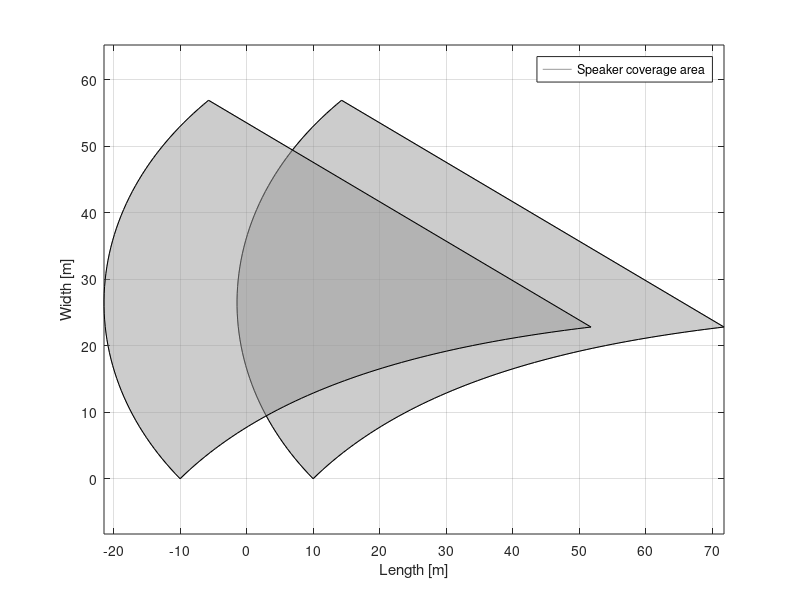

Source code (MATLAB):

%%






clear 
v = 10;
wind = pi/2;
c_r = 343;
step = 65;
speaker_dis = 20;
%dis = 0.029;

front = [0; 1];
point_l = [0; 0];
%direction(:,1) = [-0.9; 0.1]
a_direction(:,1) = [-0.707; 0.707]
a_direction(:,1) = 1/norm(a_direction(:,1),2)*a_direction(:,1)
leng_l(1) = norm(a_direction(:,1),2)

theta(1) = sign(a_direction(1,1))*acos((a_direction(:,1)'*[0 1]')/(norm(a_direction(:,1))*1)); %asin((dis)/(1));
for i=1:step  
d(:,i) = [v * (1/(c_r+v*sin(theta(i)))) * sin(wind); v * (1/(c_r+v*sin(theta(i)))) * cos(wind)]; 
p(:,i) = (d(:,i)' * (-a_direction(:,i)))/norm(a_direction(:,i))^2 * (-a_direction(:,i));
e(:,i) = d(:,i) - p(:,i);
phi(i) = asin(norm(e(:,i)));
a(:,i) = a_direction(:,i) * cos(phi(i));
w(:,i) = a(:,i) + e(:,i);
theta(i+1) = sign(w(1,i)) * acos(((w(:,i)'*front)) / (norm(w(:,i))*norm(front)));
a_direction(:,i+1) = w(:,i);

leng_l(i+1) = norm(w(:,i),2);
point_l(:,i+1) = point_l(:,i)+w(:,i);
dis_l(:,i) = ((w(:,i)'*front)/(norm(front)^2))*(front); 
t_l(:,i) = (1/(c_r+v*sin(theta(i))))*sin(wind);
end
%%
point_r = [0; 0];
%direction(:,1) = [0.9; 0.1]
a_direction(:,1) = [0.707; 0.707]
a_direction(:,1) = 1/norm(a_direction(:,1),2)*a_direction(:,1)
leng_r(1) = norm(a_direction(:,1),2)

theta(1) = sign(a_direction(1,1))*acos((a_direction(:,1)'*[0 1]')/(norm(a_direction(:,1))*1)); %asin((dis)/(1));
for i=1:step+step
    
d(:,i) = [v*(1/(c_r+v*sin(theta(i))))*sin(wind); v*(1/(c_r+v*sin(theta(i))))*cos(wind)]; 
p(:,i) = (d(:,i)'*(-a_direction(:,i)))/norm(a_direction(:,i))^2 * (-a_direction(:,i));
e(:,i) = d(:,i)-p(:,i);
phi(i) = asin(norm(e(:,i)));
a(:,i) = a_direction(:,i)*cos(phi(i));
w(:,i) = a(:,i)+e(:,i);
theta(i+1) = sign(w(1,i))*acos(((w(:,i)'*front)) / (norm(w(:,i))*norm(front)));
a_direction(:,i+1) = w(:,i);

leng_r(i+1) = norm(w(:,i),2);
point_r(:,i+1) = point_r(:,i)+w(:,i);
dis_r(:,i) = ((w(:,i)'*front)/(norm(front)^2))*(front); 
t_r(:,i) = (1/(c_r+v*sin(theta(i))))*sin(wind);

    if sum(t_r) >= sum(t_l)
        break
    end
end

%sum(dis(2,:))

plot([point_l(1,:)+speaker_dis/2 flip(point_r(1,:))+speaker_dis/2],[point_l(2,:) flip(point_r(2,:))],'Color',[0.6 0.6 0.6])
hold on
plot([point_l(1,:)-speaker_dis/2 flip(point_r(1,:))-speaker_dis/2],[point_l(2,:) flip(point_r(2,:))],'Color',[0.6 0.6 0.6])

grid on
axis equal


h = fill([point_l(1,:)+speaker_dis/2 flip(point_r(1,:))+speaker_dis/2],[point_l(2,:) flip(point_r(2,:))], [0.6 0.6 0.6]);
set(h,'facealpha',.5)

h = fill([point_l(1,:)-speaker_dis/2 flip(point_r(1,:))-speaker_dis/2],[point_l(2,:) flip(point_r(2,:))], [0.6 0.6 0.6]);
set(h,'facealpha',.5)


%grid minor
set(gca,'xtick',[-140:10:140])
set(gca,'ytick',[-140:10:140])

xlabel('Length [m]')
ylabel('Width [m]')

legend('Speaker coverage area')



